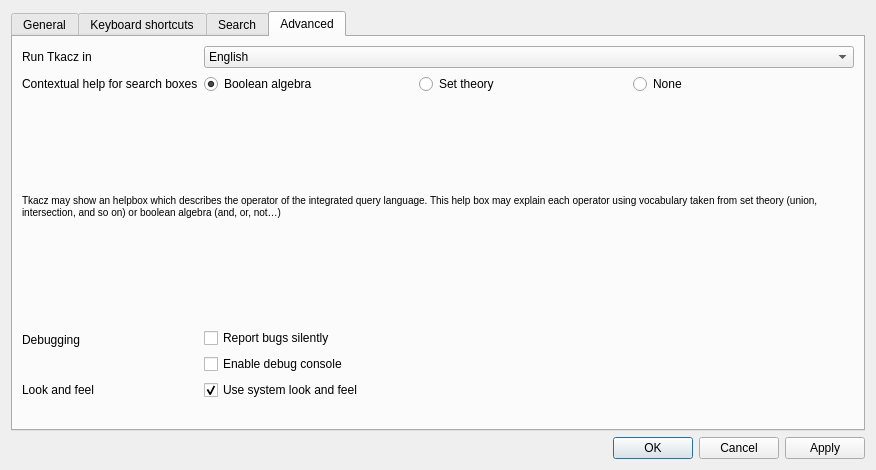
<?xml version="1.0" encoding="UTF-8"?>
<ui version="4.0">
 <class>Dialog</class>
 <widget class="QDialog" name="Dialog">
  <property name="geometry">
   <rect>
    <x>0</x>
    <y>0</y>
    <width>876</width>
    <height>470</height>
   </rect>
  </property>
  <property name="windowTitle">
   <string>Preferences</string>
  </property>
  <layout class="QVBoxLayout" name="verticalLayout">
   <item>
    <widget class="QTabWidget" name="tabWidget">
     <property name="currentIndex">
      <number>3</number>
     </property>
     <widget class="QWidget" name="tab">
      <attribute name="title">
       <string>General</string>
      </attribute>
      <layout class="QVBoxLayout" name="verticalLayout_3">
       <item>
        <layout class="QFormLayout" name="formLayout_2">
         <property name="fieldGrowthPolicy">
          <enum>QFormLayout::FieldsStayAtSizeHint</enum>
         </property>
         <item row="1" column="0">
          <widget class="QLabel" name="label">
           <property name="text">
            <string>Default template</string>
           </property>
          </widget>
         </item>
         <item row="1" column="1">
          <widget class="QComboBox" name="comboBox">
           <item>
            <property name="text">
             <string>None</string>
            </property>
           </item>
           <item>
            <property name="text">
             <string>Same as previous page</string>
            </property>
           </item>
           <item>
            <property name="text">
             <string>---</string>
            </property>
           </item>
           <item>
            <property name="text">
             <string>Book</string>
            </property>
           </item>
           <item>
            <property name="text">
             <string>Chapter</string>
            </property>
           </item>
           <item>
            <property name="text">
             <string>Person</string>
            </property>
           </item>
          </widget>
         </item>
         <item row="2" column="0">
          <widget class="QLabel" name="label_4">
           <property name="text">
            <string>Update</string>
           </property>
          </widget>
         </item>
         <item row="2" column="1">
          <widget class="QCheckBox" name="checkBox_3">
           <property name="text">
            <string>Automatically search for updates</string>
           </property>
          </widget>
         </item>
         <item row="0" column="0">
          <spacer name="verticalSpacer">
           <property name="orientation">
            <enum>Qt::Vertical</enum>
           </property>
           <property name="sizeHint" stdset="0">
            <size>
             <width>20</width>
             <height>40</height>
            </size>
           </property>
          </spacer>
         </item>
        </layout>
       </item>
      </layout>
     </widget>
     <widget class="QWidget" name="tab_2">
      <attribute name="title">
       <string>Keyboard shortcuts</string>
      </attribute>
      <layout class="QVBoxLayout" name="verticalLayout_2">
       <item>
        <widget class="QTreeView" name="treeView"/>
       </item>
      </layout>
     </widget>
     <widget class="QWidget" name="tab_4">
      <attribute name="title">
       <string>Search</string>
      </attribute>
      <widget class="QWidget" name="formLayoutWidget">
       <property name="geometry">
        <rect>
         <x>210</x>
         <y>50</y>
         <width>401</width>
         <height>211</height>
        </rect>
       </property>
       <layout class="QFormLayout" name="formLayout_3"/>
      </widget>
     </widget>
     <widget class="QWidget" name="tab_3">
      <attribute name="title">
       <string>Advanced</string>
      </attribute>
      <layout class="QFormLayout" name="formLayout">
       <item row="0" column="0">
        <widget class="QLabel" name="languageLabel">
         <property name="text">
          <string>Run Tkacz in</string>
         </property>
        </widget>
       </item>
       <item row="0" column="1">
        <widget class="QComboBox" name="languageCB">
         <property name="currentIndex">
          <number>1</number>
         </property>
         <item>
          <property name="text">
           <string>Deutsch</string>
          </property>
         </item>
         <item>
          <property name="text">
           <string>English</string>
          </property>
         </item>
         <item>
          <property name="text">
           <string>Français</string>
          </property>
         </item>
        </widget>
       </item>
       <item row="4" column="0">
        <widget class="Line" name="line">
         <property name="orientation">
          <enum>Qt::Horizontal</enum>
         </property>
        </widget>
       </item>
       <item row="11" column="0">
        <widget class="QLabel" name="label_3">
         <property name="text">
          <string/>
         </property>
        </widget>
       </item>
       <item row="7" column="1">
        <layout class="QVBoxLayout" name="verticalLayout_4">
         <property name="rightMargin">
          <number>12</number>
         </property>
         <item>
          <widget class="QCheckBox" name="checkBox">
           <property name="text">
            <string>Report bugs silently</string>
           </property>
          </widget>
         </item>
         <item>
          <widget class="QCheckBox" name="checkBox_2">
           <property name="text">
            <string>Enable debug console</string>
           </property>
          </widget>
         </item>
        </layout>
       </item>
       <item row="2" column="0">
        <widget class="QLabel" name="label_5">
         <property name="text">
          <string>Contextual help for search boxes</string>
         </property>
         <property name="wordWrap">
          <bool>false</bool>
         </property>
        </widget>
       </item>
       <item row="3" column="0" colspan="2">
        <widget class="QLabel" name="label_6">
         <property name="sizePolicy">
          <sizepolicy hsizetype="MinimumExpanding" vsizetype="MinimumExpanding">
           <horstretch>0</horstretch>
           <verstretch>0</verstretch>
          </sizepolicy>
         </property>
         <property name="text">
          <string>&lt;small&gt;Tkacz may show an helpbox which describes the operator of the integrated query language. This help box may explain each operator using vocabulary taken from set theory (union, intersection, and so on) or boolean algebra (and, or, not…)&lt;/small&gt;</string>
         </property>
         <property name="wordWrap">
          <bool>true</bool>
         </property>
        </widget>
       </item>
       <item row="2" column="1">
        <layout class="QHBoxLayout" name="horizontalLayout">
         <property name="rightMargin">
          <number>12</number>
         </property>
         <item>
          <widget class="QRadioButton" name="radioButton_3">
           <property name="text">
            <string>Boolean algebra</string>
           </property>
           <property name="checked">
            <bool>true</bool>
           </property>
          </widget>
         </item>
         <item>
          <widget class="QRadioButton" name="radioButton_2">
           <property name="text">
            <string>Set theory</string>
           </property>
          </widget>
         </item>
         <item>
          <widget class="QRadioButton" name="radioButton">
           <property name="text">
            <string>None</string>
           </property>
          </widget>
         </item>
        </layout>
       </item>
       <item row="7" column="0">
        <widget class="QLabel" name="label_2">
         <property name="text">
          <string>Debugging</string>
         </property>
        </widget>
       </item>
       <item row="10" column="0">
        <widget class="QLabel" name="label_7">
         <property name="text">
          <string>Look and feel</string>
         </property>
        </widget>
       </item>
       <item row="10" column="1">
        <widget class="QCheckBox" name="checkBox_4">
         <property name="text">
          <string>Use system look and feel</string>
         </property>
         <property name="checked">
          <bool>true</bool>
         </property>
        </widget>
       </item>
      </layout>
     </widget>
    </widget>
   </item>
   <item>
    <widget class="QDialogButtonBox" name="buttonBox">
     <property name="standardButtons">
      <set>QDialogButtonBox::Apply|QDialogButtonBox::Cancel|QDialogButtonBox::Ok</set>
     </property>
    </widget>
   </item>
  </layout>
 </widget>
 <resources/>
 <connections/>
</ui>
